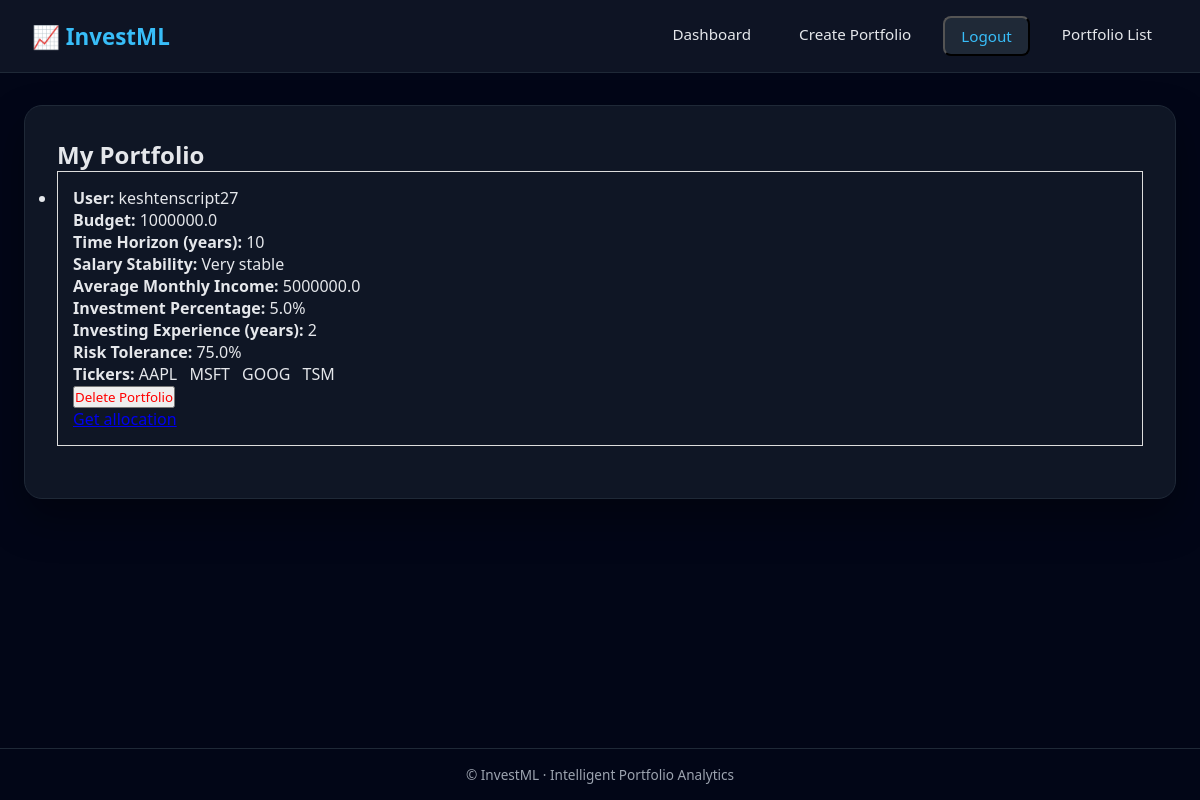
Screenshot of /portfolio_list/ (signed in) with the database file from the repository.
### investML/models.py (models this page shows, shortened)
class  Portfolio(models.Model):
    STABILITY_CHOICES = [
        (1, "Very unstable"),
        (2, "Unstable"),
        (3, "Average"),
        (4, "Stable"),
        (5, "Very stable"),
    ]
    user = models.OneToOneField(
        settings.AUTH_USER_MODEL,
        on_delete=models.CASCADE,
        related_name="portfolios"
    )
    budget = models.FloatField(default=0)
    time_horizon_years = models.PositiveIntegerField(
        help_text="How many years until you need this money"
    )
    salary_stability = models.IntegerField(
        choices=STABILITY_CHOICES
    )
    average_monthly_income = models.FloatField(default=0)
    investment_percentage = models.FloatField(
        help_text="Percentage of savings to invest (0–100)"
    )
    investing_experience_years = models.IntegerField(
        help_text="Years of investing experience (0–4)"
    )
    tickers =  models.ManyToManyField(Tickers, related_name='portfolios')
    risk =   models.FloatField(default=0.0)
    MAX_TICKERS = 10

class Tickers(models.Model):
    ticker = models.CharField(max_length=100)
    prediction = models.FloatField(default=42.0)
    user = models.ForeignKey(
        settings.AUTH_USER_MODEL,
        on_delete=models.CASCADE,
        related_name="tickers",default=None
    )
    def __str__(self):
        return self.ticker

### investML/views.py (the view)
# urls.py: path("portfolio_list/", portfolio_list, name="portfolio_list"),
@login_required
def portfolio_list(request):
    portfolios = Portfolio.objects.filter(user=request.user)
    return render(
        request,
        "portfolio_list.html",
        {"portfolios": portfolios}
    )

### investML/templates/portfolio_list.html (shortened to what this page needs)
{% extends 'base.html' %}
{% block content %}
<h2>My Portfolio</h2>
<ul>
    {% for p in portfolios %}
        <li style="margin-bottom: 20px; padding: 15px; border: 1px solid #ddd;">
            <p><strong>User:</strong> {{ p.user.username }}</p>
            <p><strong>Budget:</strong> {{ p.budget }}</p>
            <p><strong>Time Horizon (years):</strong> {{ p.time_horizon_years }}</p>
            <p><strong>Salary Stability:</strong> {{ p.get_salary_stability_display }}</p>
            <p><strong>Average Monthly Income:</strong> {{ p.average_monthly_income }}</p>
            <p><strong>Investment Percentage:</strong> {{ p.investment_percentage }}%</p>
            <p><strong>Investing Experience (years):</strong> {{ p.investing_experience_years }}</p>
            <p><strong>Risk Tolerance:</strong> {{ p.risk}}%</p>
            <p><strong>Tickers:</strong>
                {% for t in p.tickers.all %}
                    <span style="margin-right: 8px;">{{ t }}</span>
                {% empty %}
                    <em>No tickers selected</em>
                {% endfor %}
            </p>
            <form method="post" action="{% url 'delete_portfolio' p.id %}">
                <button type="submit" style="color:red;">
                    Delete Portfolio
                </button>
            </form>
            <a href ="{% url 'allocation'  %}">Get allocation</a>
        </li>
    {% empty %}
        <li>No portfolios yet</li>
    {% endfor %}
</ul>
{% endblock content %}

### investML/templates/base.html (style rules this page uses)
:root { --bg: #0f172a; --card: #111827; --primary: #38bdf8; --secondary: #22c55e; --text: #e5e7eb; --muted: #9ca3af; --border: #1f2937; }
* { margin: 0; padding: 0; box-sizing: border-box; font-family: system-ui, -apple-system, BlinkMacSystemFont, "Segoe UI", sans-serif; }
body { background: linear-gradient(135deg, #020617, #020617); color: var(--text); min-height: 100vh; display: flex; flex-direction: column; }

### rows the page displays
Portfolio: user.username "keshtenscript27", budget "1000000.0", time_horizon_years "10", salary_stability "Very stable", average_monthly_income "5000000.0", investment_percentage "5.0", investing_experience_years "2", risk "75.0"
Tickers: ticker "AAPL"
Tickers: ticker "MSFT"
Tickers: ticker "GOOG"
Tickers: ticker "TSM"
